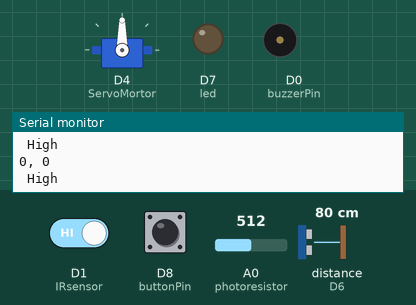
Recording of a sketch running on a simulated ESP8266 (NodeMCU). Shown: servo, output pins drawn as LEDs (lit = HIGH), buzzer (waves = sounding, pin HIGH), the last lines printed to the serial monitor. Wiring (inferred from the names in the program): ultrasonic range finder: trigger D5; echo D6. The test bench sets the inputs (shaded band); at power-on: distance to the obstacle (sensor on D6) 80 cm, D1 (IRsensor) HIGH, A0 (photoresistor) = 512, D8 (buttonPin) LOW. The echo pulse lasts 58.3 µs per cm; WiFi joins after 1.5 s; servers stay silent unless stated; pins used as bus, display or sensor lines are not drawn.

Above: at 3.0 s.
3.1 s: distance to the obstacle (sensor on D6) set to 14 cm
4.6 s: distance to the obstacle (sensor on D6) set to 10 cm
At 4.9 s:
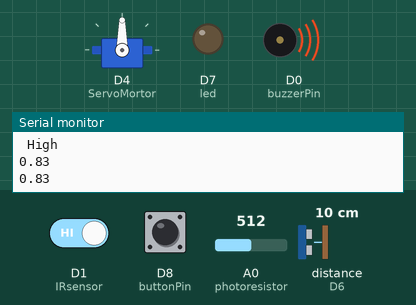
7.6 s: distance to the obstacle (sensor on D6) set to 18 cm
At 8.3 s:
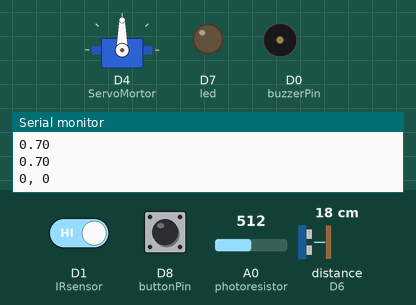
9.1 s: D1 (IRsensor) driven LOW
11.5 s: D1 (IRsensor) driven HIGH
At 13.8 s:
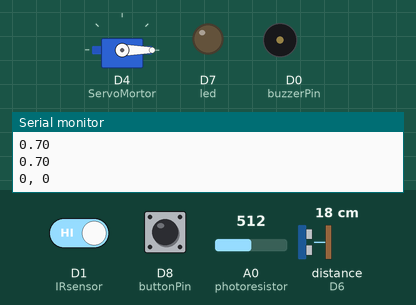
14.5 s: A0 (photoresistor) set to 222
16.0 s: A0 (photoresistor) set to 191
At 16.8 s:
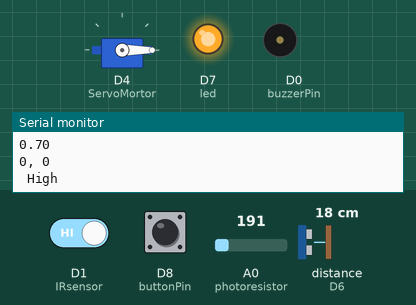
Timing chart, 0 to 18.5 s (numbered marks = the images above; inputs shaded):
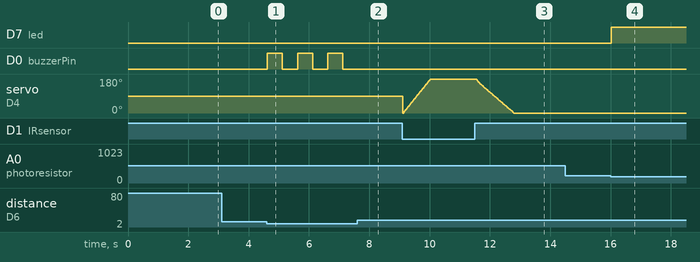

The sketch:

Esp8266_PJ.ino
```cpp
#define BLYNK_PRINT Serial
#define BLYNK_TEMPLATE_ID "TMPL6bFyLWkEh"
#define BLYNK_TEMPLATE_NAME "Project"
#define BLYNK_AUTH_TOKEN "oBoPehRiwe3Ch_rYMG4Ug-YjP2UiITCo"
#include <ESP8266WiFi.h>
#include <BlynkSimpleEsp8266.h>
#include <Wire.h>
#include<Servo.h>
#include <SPI.h>
#include <LiquidCrystal_I2C.h>    //Thư viện LCD
LiquidCrystal_I2C lcd(0x27,16,2); //Thiết lập địa chỉ và loại LCD
#define photoresistor A0
#define buzzerPin D0
#define IRsensor D1
#define SDA D2
#define SCL D3
#define ServoMortor D4
#define TRIG_PIN D5
#define ECHO_PIN D6
#define led D7
#define buttonPin D8
Servo myservo;
int pos=0;


char auth[] = BLYNK_AUTH_TOKEN;
char ssid[] = "Duy Manh";
char pass[] = "02111003";

int v0=0;
int v1=0;
const int garbageHeigh = 60;

byte zero[] = {
  B00000,
  B00000,
  B00000,
  B00000,
  B00000,
  B00000,
  B00000,
  B00000
};
byte one[] = {
  B10000,
  B10000,
  B10000,
  B10000,
  B10000,
  B10000,
  B10000,
  B10000
};
byte two[] = {
  B11000,
  B11000,
  B11000,
  B11000,
  B11000,
  B11000,
  B11000,
  B11000
};
byte three[] = {
  B11100,
  B11100,
  B11100,
  B11100,
  B11100,
  B11100,
  B11100,
  B11100
};
byte four[] = {
  B11110,
  B11110,
  B11110,
  B11110,
  B11110,
  B11110,
  B11110,
  B11110
};
byte five[] = {
  B11111,
  B11111,
  B11111,
  B11111,
  B11111,
  B11111,
  B11111,
  B11111
};
byte divide1 []={
  B11000,
  B11000,
  B11000,
  B11111,
  B11111,
  B11000,
  B11000,
  B11000,
};

byte divide2 []={
  B00000,
  B00000,
  B00000,
  B11111,
  B11111,
  B00000,
  B00000,
  B00000,
};

void setup() {
  // put your setup code here, to run once:
  Serial.begin(9600);
  Blynk.begin(auth, ssid, pass);
  pinMode(IRsensor ,INPUT);
  pinMode(TRIG_PIN, OUTPUT);
  pinMode(ECHO_PIN, INPUT);
  myservo.attach(ServoMortor);
  pinMode(buzzerPin, OUTPUT);
  Wire.begin(D2,D3);               //Thiết lập chân kết nối I2C (SDA,SCL);
  lcd.clear();
  lcd.createChar(0, zero);
  lcd.createChar(1, one);
  lcd.createChar(2, two);
  lcd.createChar(3, three);
  lcd.createChar(4, four);
  lcd.createChar(5, five);
  lcd.createChar(6, divide1);
  lcd.createChar(7, divide2);
  pinMode(led, OUTPUT);
}

void loop() {
  // put your main code here, to run repeatedly:
  Blynk.run();
  delay(1);
  ledAtNight();
  pressButton();
  openGarbage();
  buzzerRing();
  Blynk.virtualWrite(V2, objectHeightPercent());
  Serial.println(String(v0)+", "+String (v1));
  delay(1);
}

BLYNK_WRITE(V0){
  v0 = param.asInt();
  }
BLYNK_WRITE(V1){
  v1 = param.asInt();
  }

  void ledAtNight(){
      if(isAtNight()){
          digitalWrite(led, HIGH);
        }else{
          digitalWrite(led, LOW);
      }
    }

boolean isAtNight(){
    int sensorValue = analogRead(photoresistor);
    float voltage = sensorValue*(5.0/1023.0);
    if(voltage<1){
      return true;
      }else{
      return false;
      }
  }
void screenOut(int percent) {
  for (int i = 0; i <= percent; i++) {
    if (i == 0) {
      lcd.display();
    }
    lcd.setCursor(1, 0);
    lcd.print("Processing:");
    lcd.print(i);
    lcd.setCursor(10, 1);
    lcd.write(byte(6));
    for (int i = 0; i < 5; i++) {
      lcd.write(byte(7));
    }
    updateProgressBar(objectHeightPercent());
    delay(50);
    if (i == percent) {
      delay(5000);
      lcd.noDisplay();
    }
  }
}
void updateProgressBar(int i) {
  if (i >= 10) {
    int units = i % 10;
    int tensOf = (i - units) / 10;
    for (int i = 0; i < tensOf; i++) {
      lcd.setCursor(i, 1);
      lcd.write(byte(5));
    }
    double num = floor(units / 2);
    if(tensOf!=10){
      lcd.setCursor(tensOf, 1);
      lcd.write(byte(num));
    }
  } else {
    double num = floor(i / 2);
    lcd.setCursor(0, 1);
    lcd.write(byte(num));
  }
}
int buttonState=0;
int lastButtonState=0;
void pressButton(){
    buttonState = digitalRead(buttonPin);
  if (buttonState != lastButtonState) {
    if (buttonState == HIGH) {
      lcd.clear();
      screenOut(objectHeightPercent());
    }
    delay(50);
  }
  lastButtonState=buttonState;
  }
boolean isObjectNear(){
    if(digitalRead(IRsensor)==LOW){
        Serial.println("low");
        return true;
      }else{
        Serial.println(" High");
        return false;
      }
  }
  int objectHeightPercent(){
    digitalWrite(TRIG_PIN, LOW);
    delayMicroseconds(2);
    digitalWrite(TRIG_PIN, HIGH);
    delayMicroseconds(10);
    digitalWrite(TRIG_PIN, LOW);

   const unsigned long duration= pulseIn(ECHO_PIN, HIGH);
   double distance = duration/29/2;
   double percent = (garbageHeigh-distance)/garbageHeigh;
   if(percent<=1 && percent>0){
      Serial.println(percent);
      return int(percent*100);
    }else{
      return 0;
      }
  }
  void buzzerRing(){
      while(isFull()&&!(v1==1)){
        Blynk.run();// check xem có lệnh dừng còi không ?
        Blynk.virtualWrite(V2, objectHeightPercent());
        digitalWrite(buzzerPin, HIGH);
        delay(500);
        digitalWrite(buzzerPin, LOW);
        delay(500);
      }
    }
    void openGarbage(){
      if(isObjectNear() || v0==1){
          for(pos=0;pos<=180;pos+=1){
            myservo.write(pos);
            delay(5);
            }
            while(isObjectNear() || v0==1){
              Blynk.run(); // check xem có lệnh đóng không ?
              Blynk.virtualWrite(V2, objectHeightPercent());
              delay(50);
              }
          for(pos=180;pos>=0;pos-=1){
            myservo.write(pos);
            Serial.println("close");
            delay(5);
            }
        }
    }
 boolean isFull(){
    if(objectHeightPercent()<=80){
      return false;
      }
      return true;
  }
```

Measured:
- the behaviour switches between 12 and 11 cm on distance to the obstacle (sensor on D6) (found by bisection; images 0 and 1)
- the behaviour switches between 205 and 204 on A0 (photoresistor) (found by bisection; images 3 and 4)
- after the input at 4.6 s, D0 (buzzerPin): alternates HIGH for 0.50 s and LOW for 0.50 s, starting at once
- after the input at 7.6 s, D0 (buzzerPin): stays LOW (without the input it goes to HIGH after 0.03 s)
- after the input at 11.5 s, servo on D4 (ServoMortor): moves from 180° to 0° over 1.3 s, starting at once
- after the input at 16.0 s, D7 (led): LOW → HIGH at once
